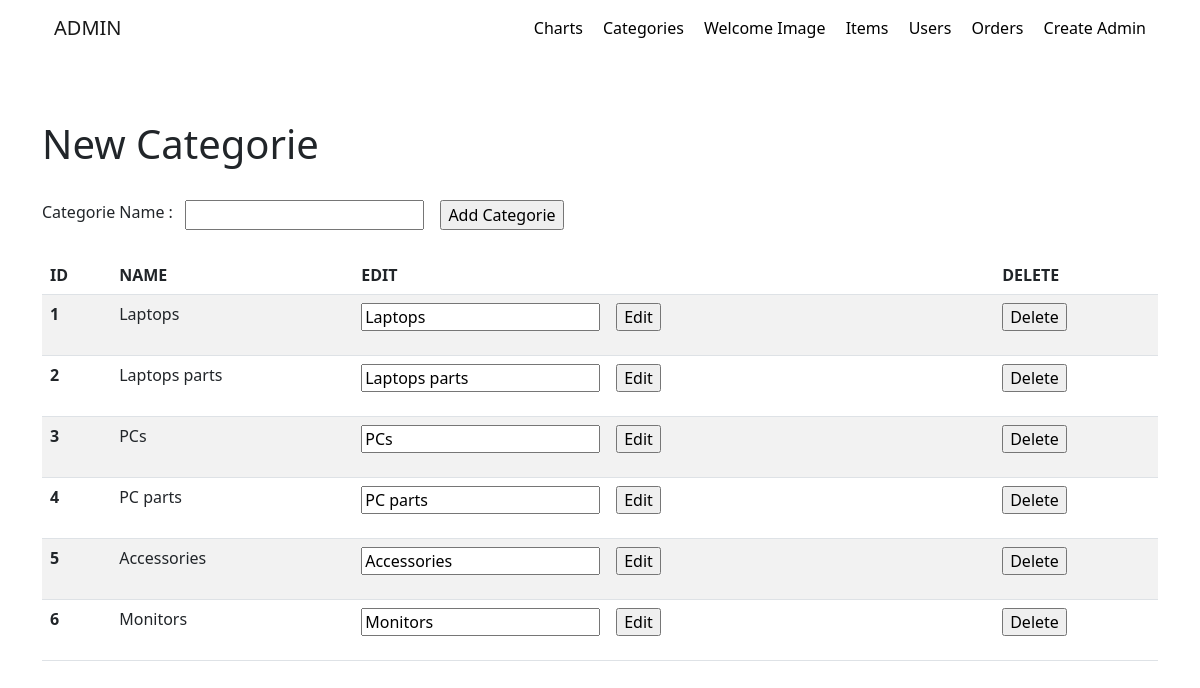
Page /web3-admin/categories.php on the committed database.
### tables this page shows
CREATE TABLE `categories` (
  `idCat` int(11) NOT NULL,
  `name` varchar(100) NOT NULL
);

### web3-admin/categories.php (the view, shortened to what this page needs)
<?php
$link = mysqli_connect("localhost" , "root" , "") or die("Failed to connect with localhost");
mysqli_select_db($link , "projet_web3") or die("Failed to connect with DB");
$getCategories = "SELECT * FROM categories";
$getCategoriesResult = mysqli_query($link , $getCategories) or die("Query failed");
?>
<html>
    <head>
    <link rel="stylesheet" href="categories.css">
    <link href="https://cdn.jsdelivr.net/npm/bootstrap@5.2.0/dist/css/bootstrap.min.css" rel="stylesheet">
    </head>
    <body>
        <div class="container">
            <nav class="navbar navbar-expand-lg">
                <div class="container-fluid">
                    <a class="navbar-brand">ADMIN</a>
                            <div class="collapse navbar-collapse" id="navbarText">
                            <div class="linkContainer">
                                <a href="charts.php">Charts</a>
                                <a href="categories.php">Categories</a>
                                <a href="welcomeImage.php">Welcome Image</a>
                                <a href="items.php">Items</a>
                                <a href="Users.php">Users</a>
                                <a href="orders.php">Orders</a>
                                <a href="createAdmin.php">Create Admin</a>
                            </div>
                        </div>
                 </div>
            </nav>
            <div class="row">
                <div class="col">
                    <div class="addCat">
                        <h1>New Categorie</h1>
                        <form name="addCat" action="createCategorie.php" method="post">
                            <div >
                                <p>Categorie Name : &nbsp;&nbsp;</p>
                                <input type="text" id="name" name="name"/>
                                <input type="submit" value="Add Categorie" id="submitCat" style="margin-left:16px;"/>
                            </div>
                        </form>
                    </div>
                </div>
            </div>
             <table class="table table-striped">
                    <thead>
                        <tr>
                            <th scope="col">ID</th>
                            <th scope="col">NAME</th>
                            <th scope="col">EDIT</th>
                            <th scope="col">DELETE</th>
                        </tr>
                    </thead>
                    <tbody>
                         <?php
                             while ($CatFetchAssoc = mysqli_fetch_assoc($getCategoriesResult)){
                                ?>
                               <tr>
                                   <th>
                                        <?php
                                            echo $CatFetchAssoc['idCat'];
                                        ?>
                                   </th>
                                   <td>
                                        <?php
                                            echo $CatFetchAssoc['name'];
                                        ?>
                                    </td>
                                   <td>
                                        <?php $id = "editCategorie.php?id=".$CatFetchAssoc['idCat'] ; ?>
                                        <form name="editCat" action="<?php echo $id ?>" method="post">
                                            <div style="display:flex;">
                                                <input type="text" value="<?php echo $CatFetchAssoc['name']; ?>" name="name"/>
                                                <input
                                                    type="submit"
                                                    value="Edit"
                                                    id="submiteditCat"
                                                    style="margin-left:16px;"
                                                 />
                                            </div>
                                        </form>
                                    </td>
                                    <td>
                                        <?php $delete = "deleteCategorie.php?delete=".$CatFetchAssoc['idCat'] ; ?>
                                        <form name="deleteCat" action="<?php echo $delete ?>" method="post">
                                                <div style="display:flex;">
                                                    <input
                                                        type="submit"
                                                        name="submit"
                                                        value="Delete"
                                                        id="submitdelCat"
                                                    />
                                                </div>
                                        </form>
                                    </td>
                               </tr>
                        <?php
                             }
                            ?>
                    </tbody>
             </table>
        </div>
    </body>
</html>

### web3-admin/categories.css (style rules this page uses)
.linkContainer a { text-decoration: none; color: black; margin-left: 16px; }
.addCat { margin-top: 64px; }
.addCat div { display: flex; margin-top: 32px; }
.addCat div input { height: 30px; }

### rows in the picture
categories: idCat "1", name "Laptops"
categories: idCat "2", name "Laptops parts"
categories: idCat "3", name "PCs"
categories: idCat "4", name "PC parts"
categories: idCat "5", name "Accessories"
categories: idCat "6", name "Monitors"
